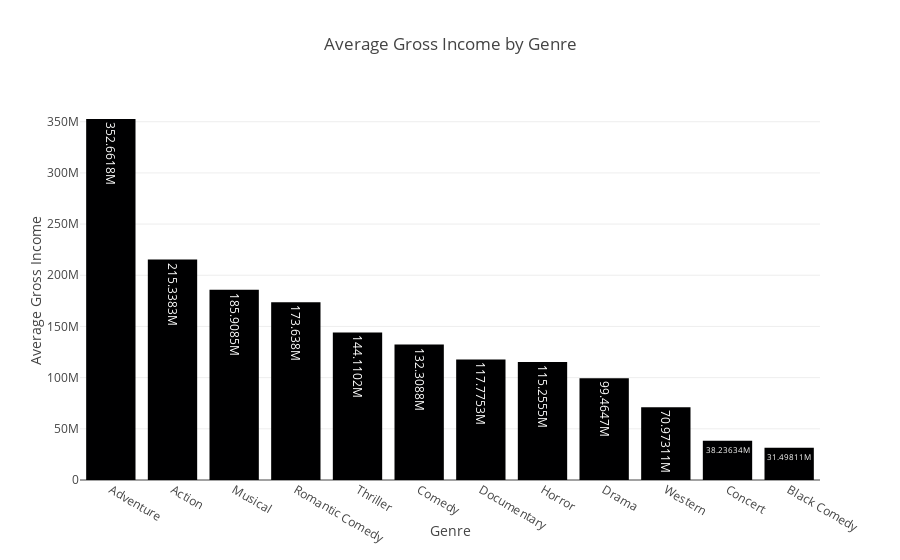

The code cell stored with this chart in its notebook:
### Code cell
graph_result.get("codes")[graph_result.get("best_vis_strategy")].get("fig")

### Figure 1 — Plotly figure (JSON) as saved in the notebook; plotly's stock layout.template omitted (floating-point values rounded to 4 significant figures)
{"data": [{"alignmentgroup": "True", "hovertemplate": "Genre=%{x}<br>Average Gross Income=%{y}<extra></extra>", "legendgroup": "", "marker": {"color": "#000001", "pattern": {"shape": ""}}, "name": "", "offsetgroup": "", "orientation": "v", "showlegend": false, "textposition": "auto", "texttemplate": "%{y}", "type": "bar", "x": ["Adventure", "Action", "Musical", "Romantic Comedy", "Thriller", "Comedy", "Documentary", "Horror", "Drama", "Western", "Concert", "Black Comedy"], "xaxis": "x", "y": [352700000.0, 215300000.0, 185900000.0, 173600000.0, 144100000.0, 132300000.0, 117800000.0, 115300000.0, 99460000.0, 70970000.0, 38236338, 31500000.0], "yaxis": "y"}], "layout": {"barmode": "relative", "legend": {"tracegroupgap": 0}, "title": {"text": "Average Gross Income by Genre"}, "xaxis": {"anchor": "y", "domain": [0, 1], "title": {"text": "Genre"}}, "yaxis": {"anchor": "x", "domain": [0, 1], "title": {"text": "Average Gross Income"}}}}
